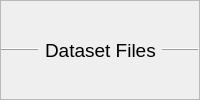
                    <widget class="QFrame" name="frame_84">
                     <property name="frameShape">
                      <enum>QFrame::StyledPanel</enum>
                     </property>
                     <property name="frameShadow">
                      <enum>QFrame::Raised</enum>
                     </property>
                     <layout class="QHBoxLayout" name="horizontalLayout_73">
                      <property name="leftMargin">
                       <number>0</number>
                      </property>
                      <property name="topMargin">
                       <number>0</number>
                      </property>
                      <property name="rightMargin">
                       <number>0</number>
                      </property>
                      <property name="bottomMargin">
                       <number>0</number>
                      </property>
                      <item>
                       <widget class="Line" name="line_31">
                        <property name="frameShadow">
                         <enum>QFrame::Raised</enum>
                        </property>
                        <property name="orientation">
                         <enum>Qt::Horizontal</enum>
                        </property>
                       </widget>
                      </item>
                      <item>
                       <widget class="QLabel" name="label_101">
                        <property name="sizePolicy">
                         <sizepolicy hsizetype="Maximum" vsizetype="Preferred">
                          <horstretch>0</horstretch>
                          <verstretch>0</verstretch>
                         </sizepolicy>
                        </property>
                        <property name="font">
                         <font>
                          <pointsize>14</pointsize>
                         </font>
                        </property>
                        <property name="frameShape">
                         <enum>QFrame::NoFrame</enum>
                        </property>
                        <property name="frameShadow">
                         <enum>QFrame::Raised</enum>
                        </property>
                        <property name="text">
                         <string>Dataset Files</string>
                        </property>
                       </widget>
                      </item>
                      <item>
                       <widget class="Line" name="line_27">
                        <property name="frameShadow">
                         <enum>QFrame::Raised</enum>
                        </property>
                        <property name="orientation">
                         <enum>Qt::Horizontal</enum>
                        </property>
                       </widget>
                      </item>
                     </layout>
                    </widget>
